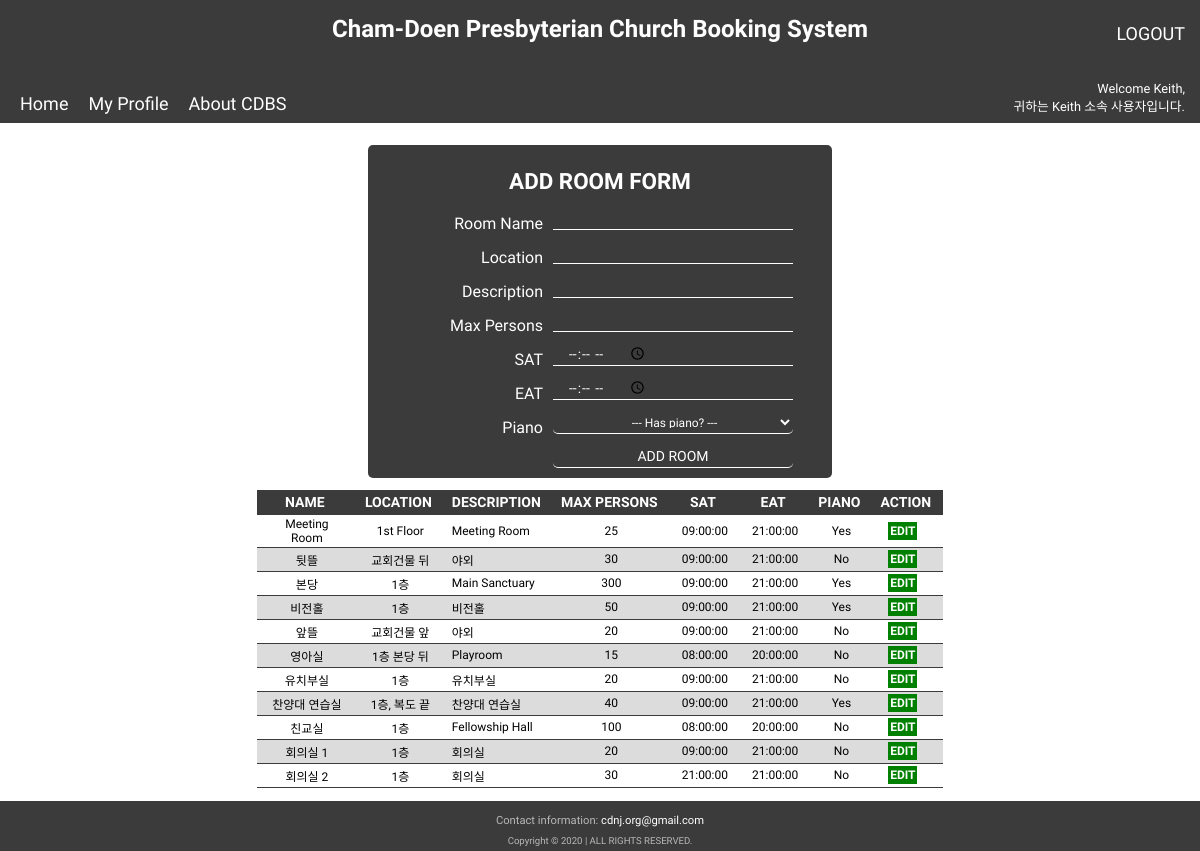
Page /add_rm.php (signed in) on the committed database.
### tables this page shows
CREATE TABLE `rmlist` (
  `rmId` int(11) NOT NULL,
  `rmName` varchar(50) NOT NULL,
  `rmLocation` varchar(50) NOT NULL,
  `rmDesc` varchar(50) NOT NULL,
  `rmMaxPersons` int(11) NOT NULL,
  `rmStartAvailTime` time NOT NULL,
  `rmEndAvailTime` time NOT NULL,
  `rmPiano` tinyint(1) NOT NULL DEFAULT 0,
  `rmCreated` datetime NOT NULL DEFAULT current_timestamp()
);

### add_rm.php (the view, shortened to what this page needs)
<?php
require 'includes/cdnj.inc.dbh.php';
require_once 'header.php';
   $rmN = "";
	$rmL = "";
	$rmD = "";
	$rmM = "";
	$rmSAT = "";
	$rmEAT = "";
	$rmP = "";
   $edit_state = false;
   $query = "SELECT * FROM rmlist ORDER BY rmName ASC";
   $results = $conn->query($query);
?>
<div class="input-form">
   <form method="POST" action="add_rm.php">
   <h6>P</h6>
   <?php if ($edit_state == false): ?>
      <h3>ADD ROOM FORM</h3>
   <?php else: ?>
      <h3>EDIT ROOM FORM</h3>
   <?php endif ?>
      <div>
            <label for="rmName">Room Name</label>
            <input type="text" name="rmName" required="" value="<?php echo $rmN; ?>">
      </div>
      <div>
            <label for="rmLocation">Location</label>
            <input type="text" name="rmLocation" required="" value="<?php echo $rmL; ?>">
      </div>
      <div>
            <label>Description</label>
            <input type="text" name="rmDesc" required="" value="<?php echo $rmD; ?>">
      </div>
      <div>
            <label for="rmMaxPersons">Max Persons</label>
            <input type="number" name="rmMaxPersons" required="" value="<?php echo $rmM; ?>" required="">
      </div>
      <div>
            <label for="rmStartAvailTime">SAT</label>
            <input type="time" name="rmStartAvailTime" value="<?php echo $rmSAT; ?>" required="">
      </div>
      <div>
            <label for="rmEndAvailTime">EAT</label>
            <input type="time" name="rmEndAvailTime" value="<?php echo $rmEAT; ?>" required="">
      </div>
      <div>
      <label for="rmPiano">Piano</label>
      <select name="rmPiano" required="">
      <?php if ($edit_state == false): ?>
         <option selected hidden value="">--- Has piano? ---</option>
      <?php else: ?>
         <option value="1" <?php echo $rmP == 1 ? 'selected':'' ?>>Yes</option>
         <option value="0" <?php echo $rmP == 0 ? 'selected':'' ?>>No</option>
      <?php endif ?>
      </select>
      </div>
      <div>
      <?php if ($edit_state == false): ?>
         <div class="add_btn">
            <input type="submit" name="addRm" value="ADD ROOM">
         </div>
      <?php endif ?>
      </div>
   </form>
</div>
<table class="group-table">
   <thead>
      <tr>
         <th>NAME</th>
         <th>LOCATION</th>
         <th>DESCRIPTION</th>
         <th>MAX PERSONS</th>
         <th>SAT</th>
         <th>EAT</th>
         <th>PIANO</th>
         <th>ACTION</th>
      </tr>
   </thead>
   <tbody>
      <?php while ($row = $results->fetch(PDO::FETCH_ASSOC)) { ?>
         <tr>
            <td><?php echo $row['rmName']; ?></td>
            <td><?php echo $row['rmLocation']; ?></td>
            <td><?php echo $row['rmDesc']; ?></td>
            <td><?php echo $row['rmMaxPersons']; ?></td>
            <td><?php echo $row['rmStartAvailTime']; ?></td>
            <td><?php echo $row['rmEndAvailTime']; ?></td>
            <td><?php echo $row["rmPiano"] == '1' ? 'Yes':'No'?></td>
            <td>
               <a id="ed_btn" href="add_rm.php?edit=<?php echo $row['rmId']; ?>">Edit</a>
            </td>
         </tr>
      <?php } ?>
   </tbody>
</table>
<?php echo "<br/>"; ?>
<?php echo "<br/>"; ?>
<?php include 'footer.php'; ?>

### assets/css/style.css (style rules this page uses)
* { font-family: 'Comfortaa', 'Nanum Gothic', 'Jua', sans-serif; margin: 0; padding: 0; -webkit-box-sizing: border-box; box-sizing: border-box; text-decoration: none; }
html { height: 100%; }
form { align-items: center; -webkit-box-align: center; -ms-flex-align: center; }
.index-body input, button, select, form, text { padding: 5px; font-size: 0.8em; align-self: center; border-radius: 5px; -ms-flex-item-align: center; -ms-grid-row-align: center; }
a { text-decoration: none; color: #fff; }
div input { align-items: center; text-align: center; -webkit-box-align: center; -ms-flex-align: center; }
.group-table { text-align: left; margin: 5px auto 25px auto; border-collapse: collapse; min-width: 500px; max-width: 90%; }
.group-table td, .group-table th { height: 24px; border-collapse: collapse; padding: 2px 12px; border-bottom: 1px solid #3b3b3b; }
.group-table td a { margin: 2px 10px 3px 0; padding: 5px 5px; }
.group-table th { background-color: #3b3b3b; color: white; padding-left: 8px; text-align: center; font-size: 14px; position: -webkit-sticky; position: sticky; }
.group-table th:nth-child(3) { background-color: #3b3b3b; color: white; padding-left: 8px; text-align: left; font-size: 14px; position: -webkit-sticky; position: sticky; }
.group-table tr { padding: 2px; color: #000; font-size: 12px; text-decoration: none; }
.group-table tr:nth-child(even) { background-color: #DCDCDC; }
.group-table td:nth-child(1) { text-align: center; max-width: 100px; }
.group-table td:nth-child(2) { text-align: center; max-width: 100px; }
.group-table td:nth-child(3) { padding-left: 8px; text-align: left; max-width: 400px; }
.group-table td:nth-child(4) { text-align: center; max-width: 140px; }
.group-table td:nth-child(5) { text-align: center; max-width: 80px; }
.group-table td:nth-child(6) { text-align: center; max-width: 120px; }
.group-table td:nth-child(7) { text-align: center; max-width: 40px; }
.group-table td:nth-child(8) { text-align: center; max-width: 40px; }
#ed_btn { min-width: 18px; text-transform: uppercase; font-weight: bold; padding: 2px; color: #fff; background-color: green; }
.input-form { margin-top: 60px; margin-bottom: 10px; align-items: center; text-align: center; color: #fff; flex-direction: column; padding: 2px 0 2px 0; display: -webkit-box; display: -ms-flexbox; display: flex; -webkit-box-orient: vertical; -webkit-box-direction: normal; -ms-flex-direction: column; }
.input-form h6 { text-align: right; color: #3b3b3b; font-size: 0.8em; padding: 5px 5px 0 0; }
.input-form h3 { padding-top: 10px; text-align: center; font-size: 1.6em; padding: 0 0 10px 0; }
.input-form form { align-content: center; display: block; background-color: #3b3b3b; width: 464px; margin: 0 auto 0 auto; font-size: 14px; }
.input-form form label { display: block; float: left; height: 24px; width: 180px; font-size: 16px; padding-right: 10px; margin-top: 10px; text-align: right; clear: left; }
.input-form select { float: left; padding-left: 20px; text-align: center; height: 24px; width: 240px; font-size: 12px; margin-top: 2px; color:#FFF; background-color: transparent; border: none; border-bottom: 1px solid #fff; }
.input-form option { float: left; padding: 4px auto; text-align: center; height: 24px; width: 240px; font-size: 12px; background-color: #fff; color: #000; }
.input-form option:nth-child(odd) { background-color: #DCDCDC; }
.input-form input { float: left; display: flex; text-align: center; padding: 0 auto; height: 24px; width: 240px; padding: 5px 0 5px 0; font-size: 14px; margin-top: 2px; font-size: 14px; color:#FFF; background-color: transparent; border: none; border-bottom: 1px solid #fff; }
h6 { text-align: center; color: #3b3b3b; font-size: 1em; padding: 5px 5px 0 0; }
.add_btn input { display: -ms-grid; -webkit-box-align: center; display: grid; height: 24px; width: 240px; background-color: transparent; -webkit-box-sizing: border-box; box-sizing: border-box; color: #fff; border: collapse; font-size: 14px; padding: 3px 2px 3px 2px; text-align: center; font-size: 14px; font-weight: 400; border-radius: 5px; margin: 10px 20px 5px 0; }

### rows in the picture
rmlist: rmName "Meeting Room", rmLocation "1st Floor", rmDesc "Meeting Room", rmMaxPersons "25", rmStartAvailTime "09:00:00", rmEndAvailTime "21:00:00", rmPiano "Yes"
rmlist: rmName "뒷뜰", rmLocation "교회건물 뒤", rmDesc "야외", rmMaxPersons "30", rmStartAvailTime "09:00:00", rmEndAvailTime "21:00:00", rmPiano "No"
rmlist: rmName "본당", rmLocation "1층", rmDesc "Main Sanctuary", rmMaxPersons "300", rmStartAvailTime "09:00:00", rmEndAvailTime "21:00:00", rmPiano "Yes"
rmlist: rmName "비전홀", rmLocation "1층", rmDesc "비전홀", rmMaxPersons "50", rmStartAvailTime "09:00:00", rmEndAvailTime "21:00:00", rmPiano "Yes"
rmlist: rmName "앞뜰", rmLocation "교회건물 앞", rmDesc "야외", rmMaxPersons "20", rmStartAvailTime "09:00:00", rmEndAvailTime "21:00:00", rmPiano "No"
rmlist: rmName "영아실", rmLocation "1층 본당 뒤", rmDesc "Playroom", rmMaxPersons "15", rmStartAvailTime "08:00:00", rmEndAvailTime "20:00:00", rmPiano "No"
rmlist: rmName "유치부실", rmLocation "1층", rmDesc "유치부실", rmMaxPersons "20", rmStartAvailTime "09:00:00", rmEndAvailTime "21:00:00", rmPiano "No"
rmlist: rmName "찬양대 연습실", rmLocation "1층, 복도 끝", rmDesc "찬양대 연습실", rmMaxPersons "40", rmStartAvailTime "09:00:00", rmEndAvailTime "21:00:00", rmPiano "Yes"
rmlist: rmName "친교실", rmLocation "1층", rmDesc "Fellowship Hall", rmMaxPersons "100", rmStartAvailTime "08:00:00", rmEndAvailTime "20:00:00", rmPiano "No"
rmlist: rmName "회의실 1", rmLocation "1층", rmDesc "회의실", rmMaxPersons "20", rmStartAvailTime "09:00:00", rmEndAvailTime "21:00:00", rmPiano "No"
rmlist: rmName "회의실 2", rmLocation "1층", rmDesc "회의실", rmMaxPersons "30", rmStartAvailTime "21:00:00", rmEndAvailTime "21:00:00", rmPiano "No"

### other values in the picture
$_SESSION['user_info'] "Keith"
$_SESSION['user_group'] "Keith"
